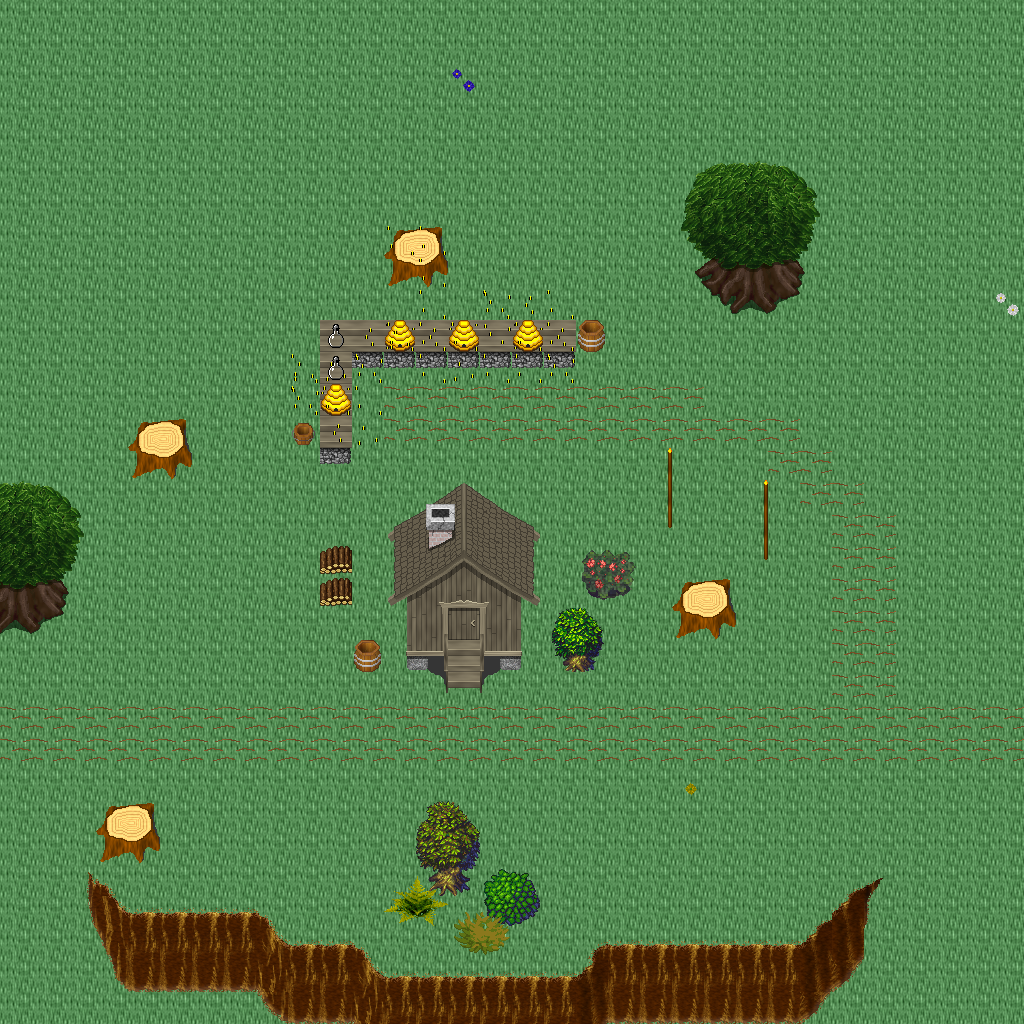

Below is a game level as drawn by its tile map, then a one-line description and the .tmx that defines it (tile-layer data replaced by summaries):
An orthogonal 32x32 tile map with 32x32 px tiles, 5 tile layers (Ground, Objects, Objects2, Above, ...), 1 hidden layer not drawn, 39 tilesets.

<map version="1.10" tiledversion="1.11.0" orientation="orthogonal" renderorder="right-down" width="32" height="32" tilewidth="32" tileheight="32" infinite="0" nextlayerid="11" nextobjectid="1">
 <tileset firstgid="1" name="ground_ground" tilewidth="32" tileheight="32" tilecount="33" columns="3">
  <image source="../drawable/ground_ground.png" width="96" height="352" />
 </tileset>
 <tileset firstgid="34" name="ground_water_pool" tilewidth="32" tileheight="32" tilecount="72" columns="3">
  <image source="../drawable/ground_water_pool.png" width="96" height="768" />
 </tileset>
 <tileset firstgid="106" name="ground_ridge_earth_dark" tilewidth="32" tileheight="32" tilecount="96" columns="12">
  <image source="../drawable/ground_ridge_earth_dark.png" width="384" height="256" />
 </tileset>
 <tileset firstgid="202" name="ground_grass_edges" tilewidth="32" tileheight="32" tilecount="36" columns="12">
  <image source="../drawable/ground_grass_edges.png" width="384" height="96" />
 </tileset>
 <tileset firstgid="238" name="ground_grass_corners" tilewidth="32" tileheight="32" tilecount="24" columns="6">
  <image source="../drawable/ground_grass_corners.png" width="192" height="128" />
 </tileset>
 <tileset firstgid="262" name="plant_flower_daisy_blue" tilewidth="32" tileheight="32" tilecount="8" columns="2">
  <image source="../drawable/plant_flower_daisy_blue.png" width="64" height="128" />
 </tileset>
 <tileset firstgid="270" name="plant_flower_daisy_yellow" tilewidth="32" tileheight="32" tilecount="8" columns="2">
  <image source="../drawable/plant_flower_daisy_yellow.png" width="64" height="128" />
 </tileset>
 <tileset firstgid="278" name="plant_flower_daisy_red" tilewidth="32" tileheight="32" tilecount="8" columns="2">
  <image source="../drawable/plant_flower_daisy_red.png" width="64" height="128" />
 </tileset>
 <tileset firstgid="286" name="plant_flower_daisy_white" tilewidth="32" tileheight="32" tilecount="8" columns="2">
  <image source="../drawable/plant_flower_daisy_white.png" width="64" height="128" />
 </tileset>
 <tileset firstgid="294" name="logic_collision" tilewidth="32" tileheight="32" tilecount="1" columns="1">
  <image source="../drawable/logic_collision.png" width="32" height="32" />
 </tileset>
 <tileset firstgid="295" name="plant_tree_tree_green" tilewidth="32" tileheight="32" tilecount="88" columns="8">
  <image source="../drawable/plant_tree_tree_green.png" width="256" height="352" />
 </tileset>
 <tileset firstgid="383" name="plant_stump_stump_brown" tilewidth="32" tileheight="32" tilecount="4" columns="2">
  <image source="../drawable/plant_stump_stump_brown.png" width="64" height="64" />
 </tileset>
 <tileset firstgid="387" name="item_pot_cauldron" tilewidth="32" tileheight="32" tilecount="48" columns="8">
  <image source="../drawable/item_pot_cauldron.png" width="256" height="192" />
 </tileset>
 <tileset firstgid="435" name="plant_bush_various_small" tilewidth="32" tileheight="32" tilecount="9" columns="3">
  <image source="../drawable/plant_bush_various_small.png" width="96" height="96" />
 </tileset>
 <tileset firstgid="444" name="ground_rock_pebbles" tilewidth="32" tileheight="32" tilecount="3" columns="1">
  <image source="../drawable/ground_rock_pebbles.png" width="32" height="96" />
 </tileset>
 <tileset firstgid="447" name="ground_ladder_vertical_dark" tilewidth="32" tileheight="32" tilecount="3" columns="3">
  <image source="../drawable/ground_ladder_vertical_dark.png" width="96" height="32" />
 </tileset>
 <tileset firstgid="450" name="item_chemistry_empty_bottles" tilewidth="32" tileheight="32" tilecount="12" columns="4">
  <image source="../drawable/item_chemistry_empty_bottles.png" width="128" height="96" />
 </tileset>
 <tileset firstgid="462" name="item_chemistry_flask" tilewidth="32" tileheight="32" tilecount="3" columns="1">
  <image source="../drawable/item_chemistry_flask.png" width="32" height="96" />
 </tileset>
 <tileset firstgid="465" name="item_pot_barrel" tilewidth="32" tileheight="32" tilecount="2" columns="1">
  <image source="../drawable/item_pot_barrel.png" width="32" height="64" />
 </tileset>
 <tileset firstgid="467" name="item_flagpole" tilewidth="32" tileheight="32" tilecount="3" columns="1">
  <image source="../drawable/item_flagpole.png" width="32" height="96" />
 </tileset>
 <tileset firstgid="470" name="item_food_beehive1" tilewidth="32" tileheight="32" tilecount="1" columns="1">
  <image source="../drawable/item_food_beehive1.png" width="32" height="32" />
 </tileset>
 <tileset firstgid="471" name="item_food_beehive2" tilewidth="32" tileheight="32" tilecount="1" columns="1">
  <image source="../drawable/item_food_beehive2.png" width="32" height="32" />
 </tileset>
 <tileset firstgid="472" name="item_buzzing_bees" tilewidth="32" tileheight="32" tilecount="5" columns="5">
  <image source="../drawable/item_buzzing_bees.png" width="160" height="32" />
 </tileset>
 <tileset firstgid="477" name="plant_bush_hedge" tilewidth="32" tileheight="32" tilecount="35" columns="5">
  <image source="../drawable/plant_bush_hedge.png" width="160" height="224" />
 </tileset>
 <tileset firstgid="512" name="logic_creature_animal" tilewidth="32" tileheight="32" tilecount="32" columns="8">
  <image source="../drawable/logic_creature_animal.png" width="256" height="128" />
 </tileset>
 <tileset firstgid="544" name="furniture_table_wooden_trestle" tilewidth="32" tileheight="32" tilecount="9" columns="3">
  <image source="../drawable/furniture_table_wooden_trestle.png" width="96" height="96" />
 </tileset>
 <tileset firstgid="553" name="furniture_table_bench" tilewidth="32" tileheight="32" tilecount="3" columns="3">
  <image source="../drawable/furniture_table_bench.png" width="96" height="32" />
 </tileset>
 <tileset firstgid="556" name="item_food_smoked_meatandfish" tilewidth="32" tileheight="32" tilecount="4" columns="4">
  <image source="../drawable/item_food_smoked_meatandfish.png" width="128" height="32" />
 </tileset>
 <tileset firstgid="560" name="furniture_table_wooden_trestle_vertical" tilewidth="32" tileheight="32" tilecount="6" columns="2">
  <image source="../drawable/furniture_table_wooden_trestle_vertical.png" width="64" height="96" />
 </tileset>
 <tileset firstgid="566" name="building_huts" tilewidth="32" tileheight="32" tilecount="338" columns="26">
  <image source="../drawable/building_huts.png" width="832" height="416" />
 </tileset>
 <tileset firstgid="904" name="building_chimney_smoke" tilewidth="32" tileheight="32" tilecount="40" columns="4">
  <image source="../drawable/building_chimney_smoke.png" width="128" height="320" />
 </tileset>
 <tileset firstgid="944" name="item_firewood" tilewidth="32" tileheight="32" tilecount="12" columns="3">
  <image source="../drawable/item_firewood.png" width="96" height="128" />
 </tileset>
 <tileset firstgid="956" name="logic_item_herb" tilewidth="32" tileheight="32" tilecount="5" columns="5">
  <image source="../drawable/logic_item_herb.png" width="160" height="32" />
 </tileset>
 <tileset firstgid="961" name="logic_creature_reptile" tilewidth="32" tileheight="32" tilecount="7" columns="7">
  <image source="../drawable/logic_creature_reptile.png" width="224" height="32" />
 </tileset>
 <tileset firstgid="968" name="logic_creature_insect" tilewidth="32" tileheight="32" tilecount="5" columns="5">
  <image source="../drawable/logic_creature_insect.png" width="160" height="32" />
 </tileset>
 <tileset firstgid="973" name="plant_bush_bush_pinks" tilewidth="32" tileheight="32" tilecount="4" columns="2">
  <image source="../drawable/plant_bush_bush_pinks.png" width="64" height="64" />
 </tileset>
 <tileset firstgid="977" name="plant_bush_fern" tilewidth="32" tileheight="32" tilecount="32" columns="8">
  <image source="../drawable/plant_bush_fern.png" width="256" height="128" />
 </tileset>
 <tileset firstgid="1009" name="plant_bushes_and_trees" tilewidth="32" tileheight="32" tilecount="144" columns="16">
  <image source="../drawable/plant_bushes_and_trees.png" width="512" height="289" />
 </tileset>
 <tileset firstgid="1153" name="plant_bush_berried" tilewidth="32" tileheight="32" tilecount="60" columns="5">
  <image source="../drawable/plant_bush_berried.png" width="160" height="384" />
 </tileset>
 <layer id="1" name="Ground" width="32" height="32">
  <data>[1024 cells, 1024 non-empty, 1 distinct tile ids]</data>
 </layer>
 <layer id="2" name="Objects" width="32" height="32">
  <data>[1024 cells, 242 non-empty, 50 distinct tile ids]</data>
 </layer>
 <layer id="3" name="Objects2" width="32" height="32">
  <data>[1024 cells, 29 non-empty, 26 distinct tile ids]</data>
 </layer>
 <layer id="4" name="Above" width="32" height="32">
  <data>[1024 cells, 82 non-empty, 50 distinct tile ids]</data>
 </layer>
 <layer id="5" name="Above2" width="32" height="32">
  <data>[1024 cells, 17 non-empty, 4 distinct tile ids]</data>
 </layer>
 <layer id="6" name="Walkable" width="32" height="32" visible="0">
  <data>[1024 cells, 125 non-empty, 1 distinct tile ids]</data>
 </layer>
 <objectgroup id="7" name="Mapevents" />
 <objectgroup id="8" name="Spawn" />
 <objectgroup id="9" name="Keys" />
 <objectgroup id="10" name="Replace" />
</map>
